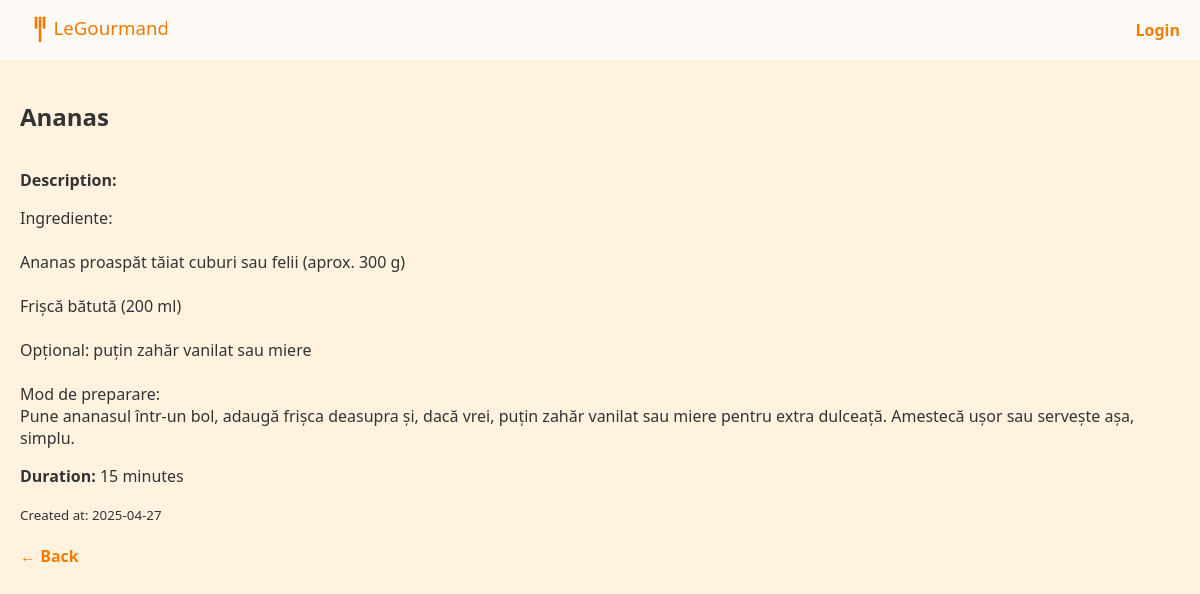
Page /recipe/6 on the committed database.
### recipes/models.py (models this page shows, shortened)
class Recipe(models.Model):
    user = models.ForeignKey(User, on_delete=models.CASCADE, related_name='recipes')
    title = models.CharField(max_length=200)
    description = models.CharField(max_length=5000)
    prep_time = models.CharField(max_length=4)
    created_at = models.DateTimeField(auto_now_add=True)

### recipes/views.py (the view)
# urls.py: path('<int:pk>', views.recipe_detail, name='recipe_detail'),
def recipe_detail(request, pk):
    recipe = get_object_or_404(Recipe, pk=pk)
    return render(request, 'recipe/detail.html', {'recipe': recipe})

### templates/recipe/detail.html (shortened to what this page needs)
{% extends "base.html" %}
{% block content %}
<div class="recipe-detail">
  <div class="recipe-detail-header">
    <h2>{{ recipe.title }}</h2>
  </div>
  <p><strong>Description:</strong></p>
  <p>{{ recipe.description |linebreaksbr }}</p>
  <p><strong>Duration:</strong> {{ recipe.prep_time }} minutes</p>
  <small>Created at: {{ recipe.created_at|date:"Y-m-d" }}</small>
  <div style="margin-top: 20px;">
    <a href="{% url 'home' %}" class="btn">← Back</a>
  </div>
</div>
{% endblock %}

### static/css/styles.css (style rules this page uses)
:root { --color-bg: #fff3e0; --color-card-bg: #fdfaf6; --color-accent: #f57c00; --color-accent-hover: #e65100; --color-text: #333333; --color-input-bg: #f0f0f0; --color-error-bg: #ffece6; --color-error-text: #d84315; }
body { background-color: var(--color-bg); font-family: "Segoe UI", sans-serif; color: var(--color-text); margin: 0; padding: 0; }
a { color: var(--color-accent); text-decoration: none; }
.btn { background: none; font-weight: bold; font-size: medium; border: none; color: var(--color-accent); cursor: pointer; }
.recipe-detail-header { display: flex; flex-direction: row; gap: 10px; }

### rows in the picture
Recipe: title "Ananas", description "Ingrediente: Ananas proaspăt tăiat cuburi sau felii (aprox. 300 g) Frișcă bătută (200 ml) Opțional: puțin zahăr vanilat sau miere Mod de preparare: Pune ananasul într-un bol, adaugă frișca deasupra și, dacă vrei, puțin zahăr vanilat sau miere pentru extra dulceață. Amestecă ușor sau servește așa, simplu.", prep_time "15", created_at "2025-04-27"
